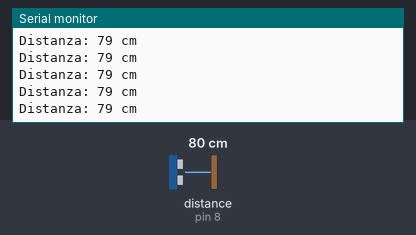
The sketch below on a simulated Arduino Uno, built with avr-gcc and run on an emulated ATmega328P. Parts: the last lines printed to the serial monitor. Wiring (inferred from the names in the program): ultrasonic range finder: trigger pin 7; echo pin 8. The inputs (shaded band) are chosen by the test bench; at power-on: distance to the obstacle (sensor on pin 8) 80 cm. The echo pulse lasts 58.3 µs per cm.

Above: at 1.2 s.
1.3 s: distance to the obstacle (sensor on pin 8) set to 2 cm
At 1.38 s:
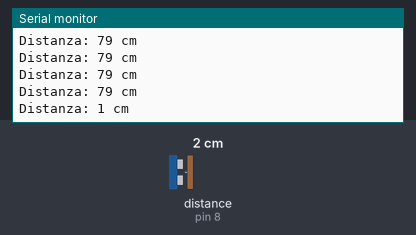
4.3 s: distance to the obstacle (sensor on pin 8) set to 250 cm
At 4.41 s:
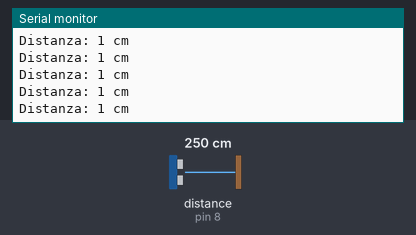
Timing chart, 0 to 7.3 s (numbered marks = the images above; inputs shaded):
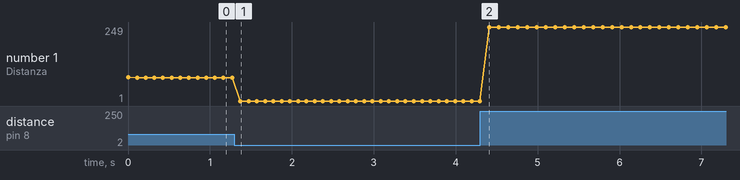

The sketch:

utorial_Impostiamo_un_sensore_ad_ultrasuoni__Script_Arduino_.ino
```cpp
// Video Tutorial : http://youtu.be/kZmtUwBVMn0
// By EletroLaix

int triggerPort = 7;
int echoPort    = 8;

void setup() {
  pinMode( triggerPort, OUTPUT );
  pinMode( echoPort, INPUT );
  Serial.begin( 9600 );
}

void loop() {
  digitalWrite ( triggerPort, LOW  );

  digitalWrite ( triggerPort, HIGH );
  delayMicroseconds( 10 );
  digitalWrite ( triggerPort, LOW  );

  long durata = pulseIn( echoPort, HIGH );

  long r = 0.0343 * durata / 2;

  Serial.print ("Distanza: ");
  Serial.print (r);
  Serial.println (" cm");
  delay ( 100 );
}
```

Measured:
- after the input at 1.3 s, the serial monitor: prints a new line after 0.07 s (image 1)
- plotted number 1: 79 → 1 after the input at 1.3 s, 1 → 249 after the input at 4.3 s
